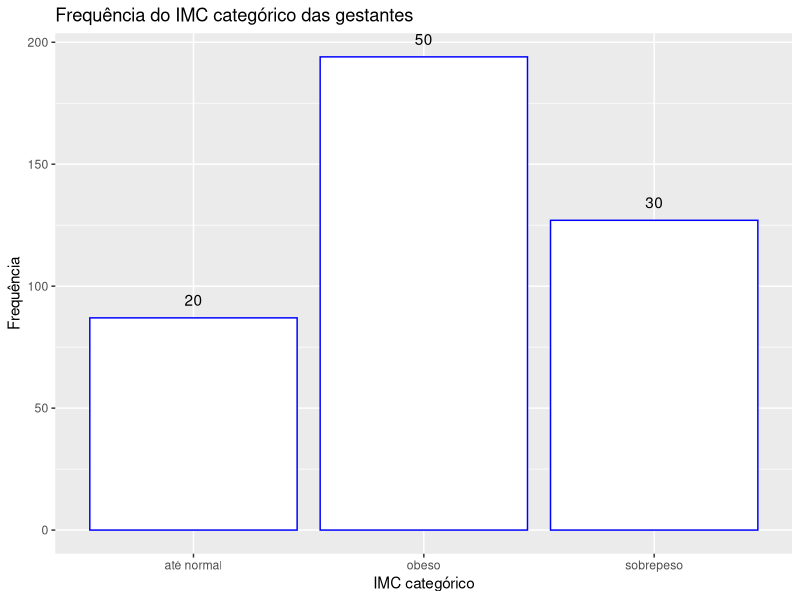
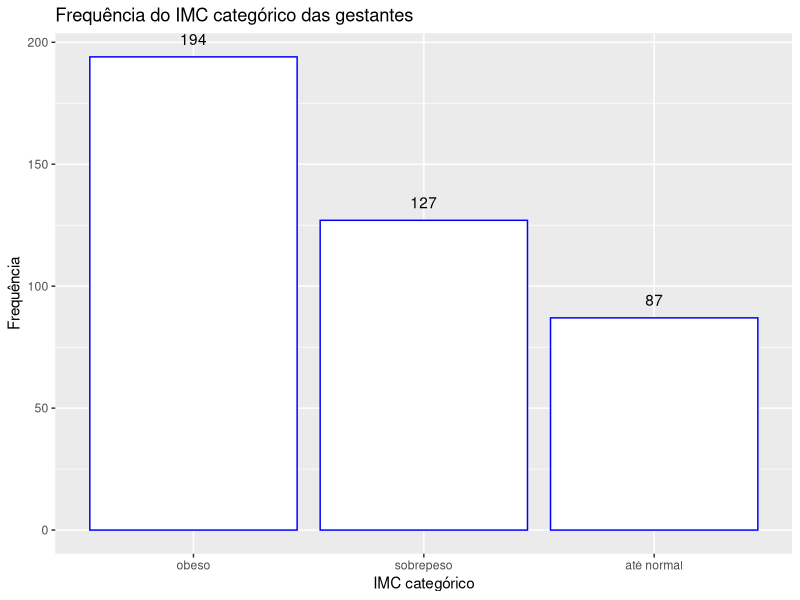
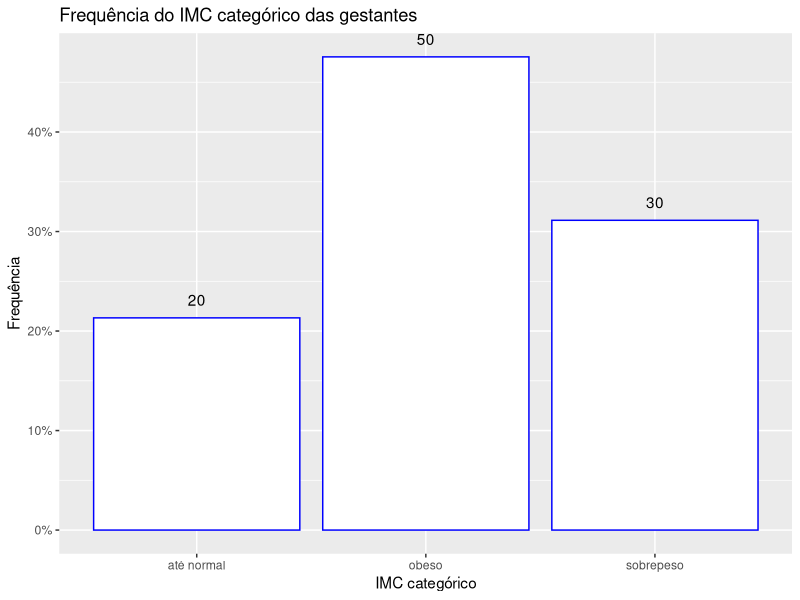
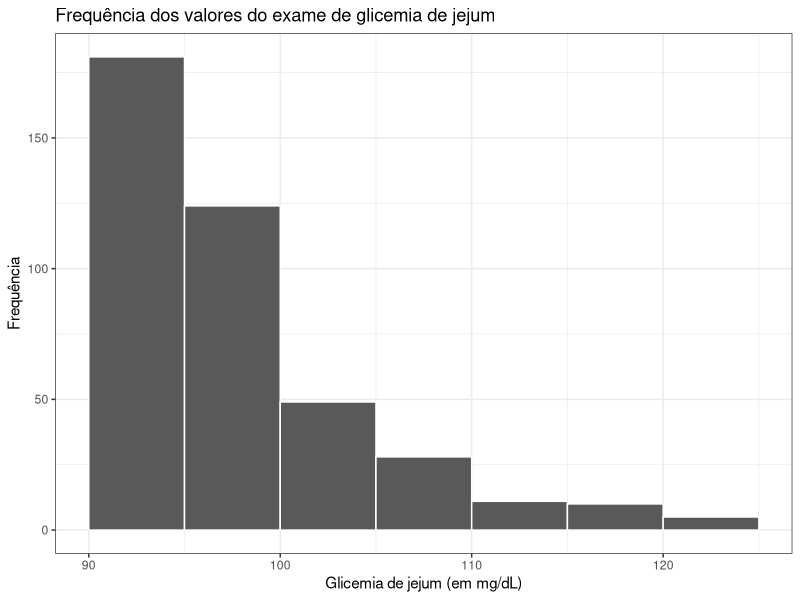
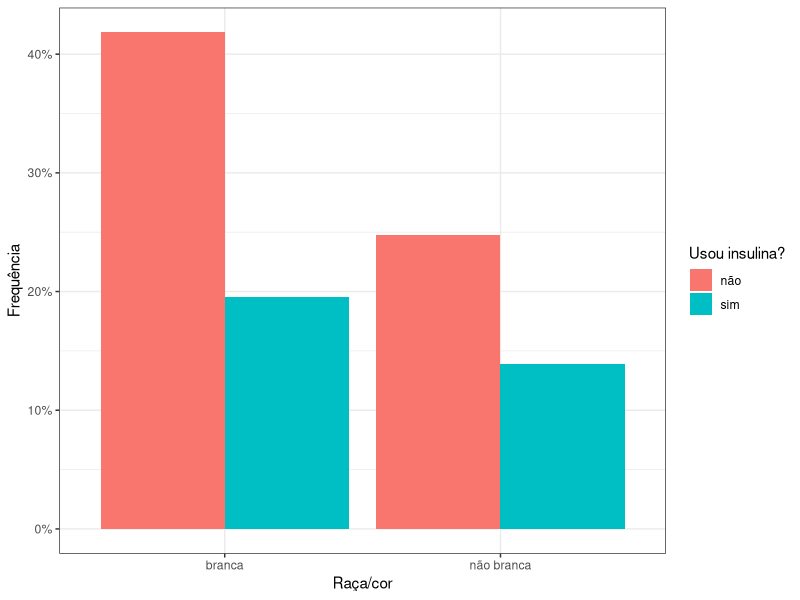
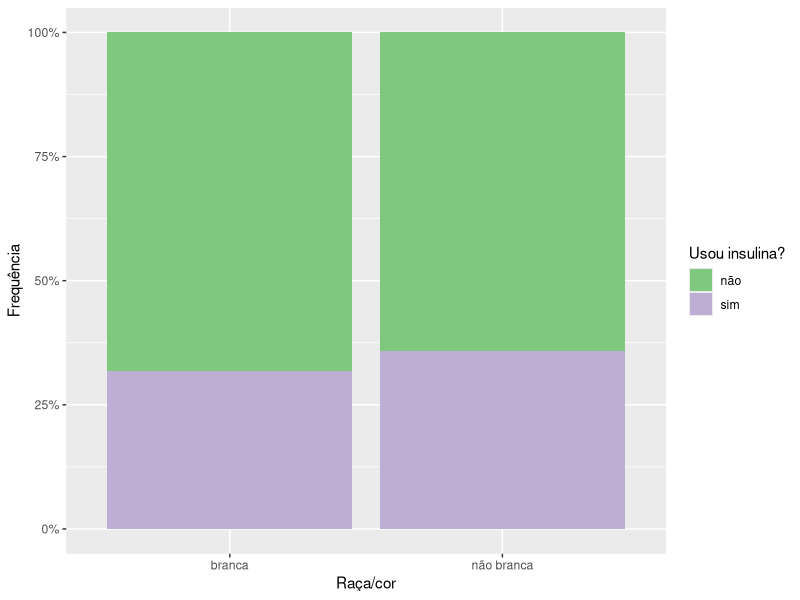
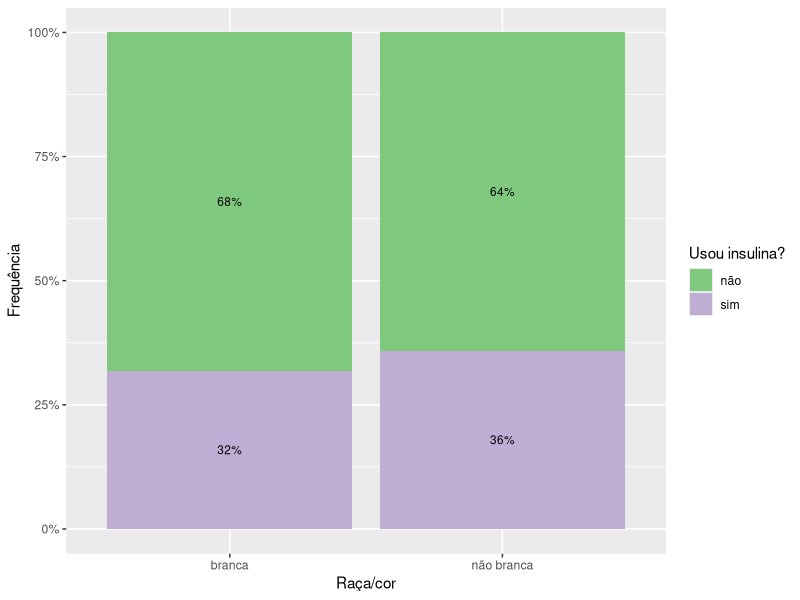
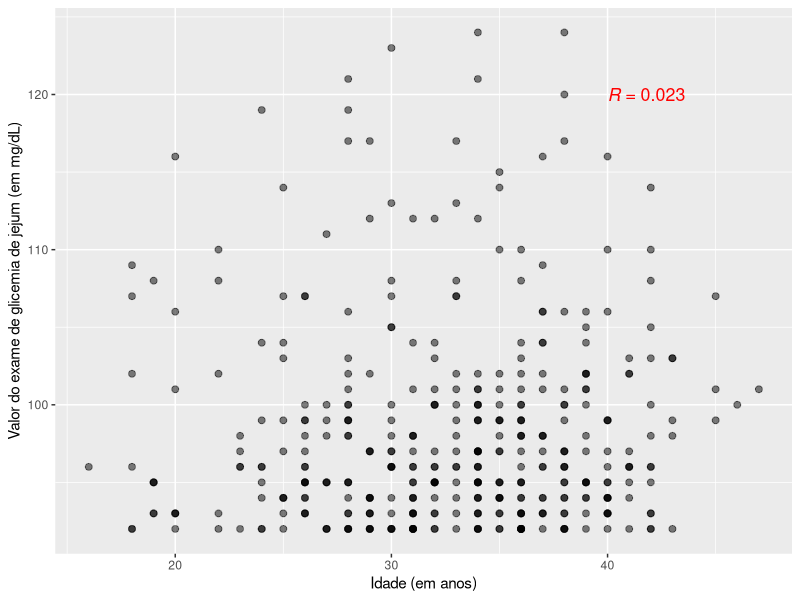

The R script that drew these images, in order:

# bibliotecas -------------------------------------------------------------

#dados
library(dplyr)
library(forcats)
#graficos
library(ggplot2)
library(scales)
library(ggpubr)
library(patchwork)


# dados -------------------------------------------------------------------

# diabetes gestacional
d_diab <- readr::read_csv("docs/dados/diabetes.csv")

# pnud
d_pnud <- readxl::read_excel("docs/dados/pnud.xlsx") 


# graficos univariados ----------------------------------------------------

# barras

ggplot(d_diab, aes(x = imc_classe, y = after_stat(count))) +
  # grafico de barras
  geom_bar(color = "blue", fill = "white") +
  # adiciona rotulos em cima das barras
  geom_text(
    stat = "count", 
    aes(label = round(after_stat(count)/sum(after_stat(count)), 1) * 100,
        vjust = -1)
  ) +
  # nomes do titulo e eixos x e y 
  labs(
    title = "Frequência do IMC categórico das gestantes",
    x = "IMC categórico", 
    y = "Frequência" 
  )

# barras ordenadas em ordem decrescente

d_diab |> 
  # agrupa os dados por imc
  group_by(imc_classe) |> 
  # conta numero de casos por categoria de imc
  summarise(n = n()) |> 
  # reordena as frequencias de imc em ordem decrescente
  mutate(imc = forcats::fct_reorder(imc_classe, dplyr::desc(n))) |> 
  ggplot(aes(x = imc, y = n), fill = imc) +
  # grafico de barras
    geom_bar(stat = "identity", color = "blue", fill = "white") +
    # adiciona rotulos em cima das barras
    geom_text(aes(label = n, vjust = -1)) +
    # nomes do titulo e eixos x e y 
    labs(
      title = "Frequência do IMC categórico das gestantes",
      x = "IMC categórico", 
      y = "Frequência" 
    )

# barras com percentuais

ggplot(d_diab, aes(x = imc_classe, y = after_stat(count)/sum(after_stat(count)))) +
  # grafico de barras
  geom_bar(color = "blue", fill = "white") +
  # eixo y em porcentagem
  scale_y_continuous(labels = scales::percent) +
  # adiciona rotulos em cima das barras
  geom_text(
    stat = "count", 
    aes(label = round(after_stat(count)/sum(after_stat(count)), 1) * 100,
        vjust = -1)
  ) +
  # nomes do titulo e eixos x e y 
  labs(
    title = "Frequência do IMC categórico das gestantes",
    x = "IMC categórico", 
    y = "Frequência" 
  )

# histograma

ggplot(d_diab, aes(x = glicemia_jejum)) +
  # histograma
  geom_histogram(color = "white", breaks = seq(90, 125, 5)) + #breaks: tamanho do intervalo igual a 5
  # nomes do titulo e eixos x e y 
  labs(
    title = "Frequência dos valores do exame de glicemia de jejum",
    x = "Glicemia de jejum (em mg/dL)",
    y = "Frequência"
  ) +
  # tema (background) do grafico
  theme_bw() 


# graficos bivariados - qualitativas x qualitativas -----------------------

# barras agrupadas

d_diab |> 
  # filtra casos diferentes de NA
  dplyr::filter(!is.na(cor)) |> 
  ggplot(aes(x = cor, fill = insulina)) + #fill: preenche as barras por grupo de insulina
  # grafico de barras
  geom_bar(aes(y = after_stat(count)/sum(after_stat(count))), position = "dodge") +
  # eixo y em porcentagem
  scale_y_continuous(labels = scales::percent) +
  # nomes do titulo, eixos x e y e legenda
  labs(
    x = "Raça/cor",
    y = "Frequência",
    fill = "Usou insulina?"
  ) +
  # tema (backgroun) do grafico
  theme_bw()

# barras empilhadas (sem rotulos)

d_diab |> 
  # filtra casos diferentes de NA
  dplyr::filter(!is.na(cor)) |> 
  ggplot(aes(x = cor, fill = insulina)) + #fill: preenche barras por grupo de insulina
  # grafico de barras empilhadas em 100%
  geom_bar(position = "fill") +
  # eixo y em porcentagem
  scale_y_continuous(labels = scales::percent) +
  # nomes do titulo, eixos x e y e legenda
  labs( 
    x = "Raça/cor", 
    y = "Frequência", 
    fill = "Usou insulina?" 
  ) +
  # altera cor das barras
  scale_fill_brewer(palette = "Accent")

# barras empilhadas (com rotulos)

d_diab |> 
  # filtra somente casos validos (diferentes de NA)
  dplyr::filter(!is.na(cor)) |> 
  ggplot(aes(x = cor, fill = insulina)) +
  # grafico de barras
  geom_bar(position = "fill") +
  scale_y_continuous(labels = scales::percent) +
  labs( 
    x = "Raça/cor", 
    y = "Frequência", 
    fill = "Usou insulina?" 
  ) +
  scale_fill_brewer(palette = "Accent") -> g #salva grafico num objeto 'g'

g_diab <- g$data |> #acessa os dados (data frame)
  # agrupa os dados por raca/cor e grupo de insulina
  dplyr::group_by(cor, insulina) |>
  # conta quantos casos de insulina 'sim' e 'nao' tem em cada categoria de raca/cor 
  dplyr::summarise(n = dplyr::n()) |> 
  # cria variaveis de proporcao e rotulos
  dplyr::mutate(
    prop = n / sum(n), 
    rotulo = scales::percent(prop)
  )

g_diab |> 
  ggplot(aes(x = cor, y = prop, fill = insulina)) + #fill: preenche por grupo de insulina
  # grafico de barras empilhadas em 100%
  geom_bar(stat = "identity", position = "fill") + #identity: usar as barras para exibir as somas de y
  # eixo y em porcentagem
  scale_y_continuous(labels = scales::percent) +
  # nomes do titulo, eixos x e y e legenda
  labs( 
    x = "Raça/cor", 
    y = "Frequência", 
    fill = "Usou insulina?" 
  ) +
  # altera cor das barras
  scale_fill_brewer(palette = "Accent") +
  # adiciona rotulos no meio de cada categoria
  geom_text(
    aes(label = rotulo), size = 3, 
    position = position_stack(vjust = .5)
  ) 


# graficos bivariados - quantitativas x quantitativas ---------------------

# dispersao

ggplot(d_diab, aes(x = idade, y = glicemia_jejum)) +
  # grafico de pontos
  geom_point(size = 2, alpha = .5) +
  # adiciona valor da correlacao
  ggpubr::stat_cor( 
    aes(label = after_stat(r.label)), method = "pearson",
    label.x = 40, label.y = 120, size = 4.5, color = "red" 
  ) +
  # nomes dos eixos x e y
  labs( 
    x = "Idade (em anos)",
    y = "Valor do exame de glicemia de jejum (em mg/dL)" 
  )

# dispersao (com funcao base do R plot())

plot(d_diab$idade, d_diab$glicemia_jejum)


# graficos bivariados - qualitativas x quantitativas ----------------------

# linhas

d_pnud |> 
  # agrupa dados por ano e agregacao
  dplyr::group_by(ano, agregacao) |> 
  # calcula a media da expectativa de vida por agregacao
  dplyr::summarise(media_espvida = mean(espvida)) |> 
  ggplot(aes(x = ano, y = media_espvida, color = agregacao)) + #color: colore as linhas por agregacao
    # grafico de linhas
    geom_line(linewidth = 2) +
    # grafico de pontos
    geom_point() +
    # escala de 2012 a 2012 indo de 1 a 1
    scale_x_continuous(breaks = seq(2012, 2021, 1)) +
    # tema (background) do grafico
    theme_bw() +
    # nomes dos eixos x e y e legenda
    labs(
      x = "Ano",
      y = "Expectativa de vida média (em anos)",
      color = "Agregação"
    ) +
    # legenda embaixo do grafico
    theme(legend.position = "bottom")

# boxplot e violino

ggplot(d_diab, aes(x = hb_glicada, y = glicemia_jejum)) + 
  # grafico de violino
  geom_violin(fill = "#add8e6") +
  # grafico de boxplot
  geom_boxplot(width = .2) +
  # nome dos eixos x e y e legenda
  labs(
    x = "Hemoglobina glicada categórica",
    y = "Valor do exame de glicemia de jejum (em mg/dL)", 
    fill = "Usou insulina?"
  ) +
  # tema (background) do grafico
  theme_classic() +
  # divide o grafico em funcao da variavel 'insulina' (ou seja, nas categorias 'sim' e 'nao')
  facet_wrap(. ~ insulina)

# mapa de calor

d_pnud |> 
  # filtra casos que se referem aos estados
  dplyr::filter(agregacao == "UF") |> 
  ggplot(aes(x = ano, y = nome, fill = gini)) + #fill: preenche por indice de gini
    # mapa de calor
    geom_tile() +
    # escala de cor viridis
    scale_fill_viridis_c() +
    # tema (background) do grafico
    theme_bw() +
    # eixo x na escala de 2012 a 2021 indo de 1 a 1
    scale_x_continuous(breaks = seq(2012, 2021, 1), expand = c(0, 0)) + #expand: remove os espacos em branco entre os eixos
    # nome dos eixos x e y e legenda
    labs(
      x = "Ano", 
      y = "Unidade Federativa (UF)", 
      fill = "Expectativa \nde vida"
    ) +
    theme( 
      legend.position = "bottom", #legenda embaixo
      legend.key.width = unit(1.5, 'cm') #aumenta a escala da legenda
    )

# halteres (dumbell)

d_pnud |> 
  # filtra casos que se referem às ufs dos anos 2012 e 2019
  dplyr::filter(agregacao == "UF" & ano %in% c(2012, 2019)) |> 
  ggplot(aes(x = espvida, y = reorder(nome, espvida, max))) + #reorder: ornena a uf em forma decrescente
   # grafico de pontos
   geom_point(aes(color = factor(ano))) + #color: transforma ano em fator e colore os pontos de acordo com os anos
   # grafico de linhas
   geom_line(aes(group = nome)) + #group: colore por uf
   # nomes do titulo, subtitulo e eixos x e y
   labs( 
     title = "Expectativa de vida do brasileiro, por UF", 
     subtitle = "Entre os anos de 2012 a 2019", 
     x = "Expectativa de vida (em anos)", 
     y = "Unidade Federativa (UF)" 
   ) +
   # tema (background) do grafico
   theme_minimal()

# media com barras de erros (errorbar)

d_diab |> 
  # agrupa os dados por imc
  dplyr::group_by(imc_classe) |> 
  dplyr::summarise(
    n = dplyr::n(), #numero de casos por imc
    media = mean(glicemia_jejum), #media por imc
    desvio = sd(glicemia_jejum), #dp por imc
    erro.padrao = desvio / sqrt(n) #erro padrao por imc
  ) |> 
  ggplot(aes(x = imc_classe, y = media)) +
    # grafico de pontos
    geom_point(size = 3) +
    # errorbar
    geom_errorbar( 
      aes(ymin = media - erro.padrao, 
          ymax = media + erro.padrao), 
      width = .1 
    )

# media com barras de erros (errorbar), por grupo de insulina

d_diab |> 
  # agrupa dados por imc e insulina
  dplyr::group_by(imc_classe, insulina) |> 
  dplyr::summarise(
    n = dplyr::n(), #numero de casos de insulina 'sim' e 'nao' por imc
    media = mean(glicemia_jejum), #media de casos de insulina 'sim' e 'nao' por imc
    desvio = sd(glicemia_jejum), #dp dos casos de insulina 'sim' e 'nao' por imc
    erro.padrao = desvio / sqrt(n) #erro padrao dos casos de insulina 'sim' e 'nao' por imc
  ) |> 
  ggplot(aes(x = imc_classe, y = media, group = insulina, color = insulina)) + 
    # grafico de pontos
    geom_point(size = 3) +
    # errorbar
    geom_errorbar( 
      aes(ymin = media - erro.padrao, 
          ymax = media + erro.padrao), 
      width = .1 
    ) +
    # nomes dos eixos x e y e legenda
    labs( 
      x = "IMC categórico", 
      y = "Média do valor do exame de glicemia de jejum (em mg/dL)", 
      fill = "Usou insulina?" 
    ) +
    # tema (background) do grafico
    theme_bw()


# junta graficos numa mesma imagem ----------------------------------------

g1 <- ggplot(d_diab, aes(x = imc_classe, y = after_stat(count)/sum(after_stat(count)))) +
  geom_bar(color = "blue", fill = "white") +
  scale_y_continuous(labels = scales::percent) +
  geom_text(
    stat = "count", 
    aes(label = round(after_stat(count)/sum(after_stat(count)), 1) * 100,
        vjust = -1)
  ) +
  labs(
    title = "Frequência do IMC categórico das gestantes",
    x = "IMC categórico", 
    y = "Frequência" 
  )

g2 <- ggplot(d_diab, aes(x = glicemia_jejum)) +
  geom_histogram(color = "white", breaks = seq(90, 125, 5)) +
  labs(
    title = "Frequência dos valores do exame de glicemia de jejum",
    x = "Glicemia de jejum (em mg/dL)",
    y = "Frequência"
  ) +
  theme_bw() 

# graficos um embaixo do outro (usa-se o caractere /)

g1 / g2

# graficos lado a lado (usa-se o simbolo + ou |)

g1 + g2


# salva grafico -----------------------------------------------------------

ggsave("graficos/univariados.png", width = 16, height = 10)


